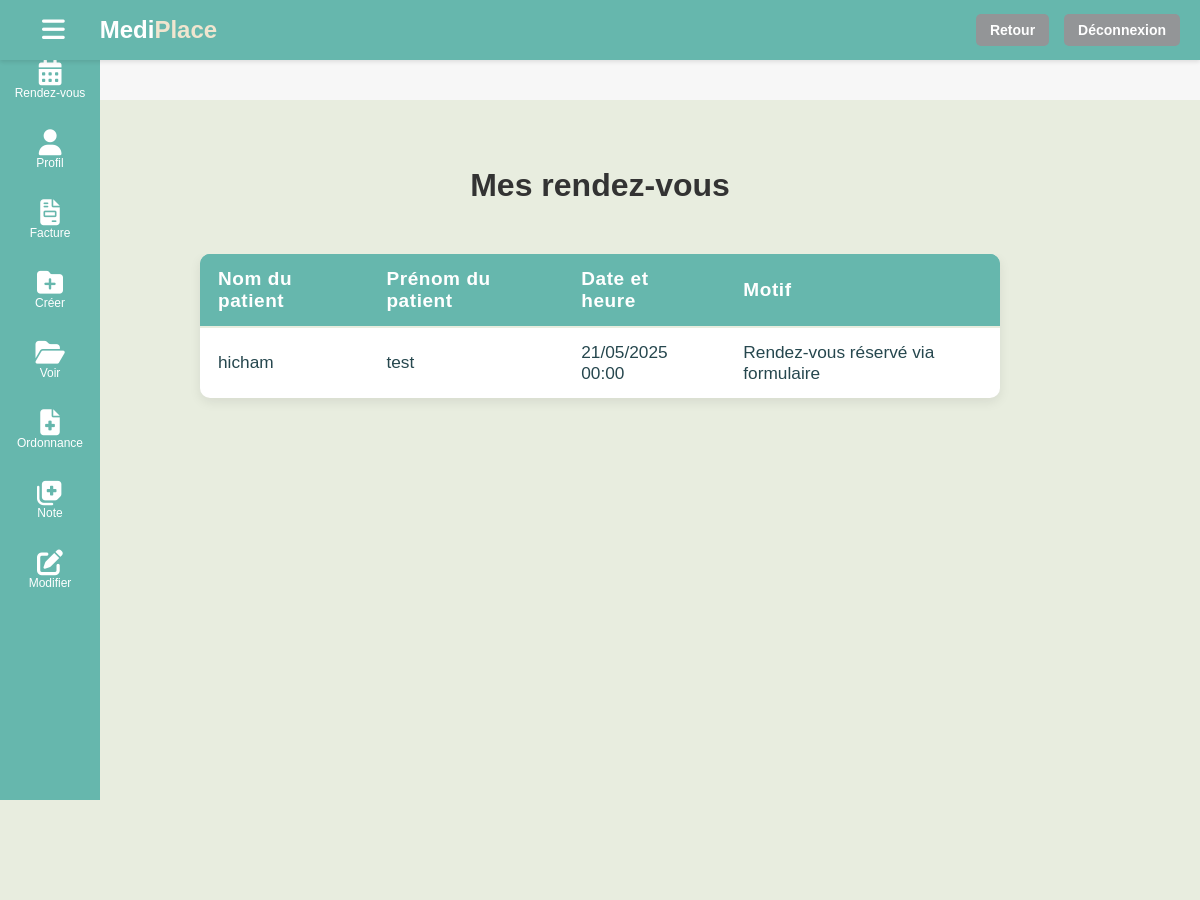
The page /mes-rdv-med/ (signed in) on the database its author committed.
### cabinet/models.py (models this page shows, shortened)
class RendezVous(models.Model):
    patient = models.ForeignKey(Patient, on_delete=models.CASCADE)
    medecin = models.ForeignKey(Medecin, on_delete=models.CASCADE)
    date = models.DateTimeField()
    motif = models.TextField()

class Patient(models.Model):
    nom = models.CharField(max_length=50)
    prenom = models.CharField(max_length=50)
    email = models.EmailField(unique=True)
    numero_telephone = models.CharField(max_length=15)
    date_naissance = models.DateField()
    mot_de_passe = models.CharField(max_length=128)

### cabinet/views.py (the view)
# urls.py: path('mes-rdv-med/', views.mes_rdv_med, name='mes_rdv_med'),
def mes_rdv_med(request):
    email_med = request.session.get('user_email')
    if not email_med:
        return redirect('login')
    try:
        medecin = Medecin.objects.get(email=email_med)
        rdvs = RendezVous.objects.filter(medecin=medecin).order_by('-date')
        return render(request, 'cabinet/mes_rdv_med.html', {'rdvs': rdvs})
    except Medecin.DoesNotExist:
        messages.error(request, "Médecin non trouvé.")
        return redirect('login')

### cabinet/templates/cabinet/mes_rdv_med.html (shortened to what this page needs)
<!DOCTYPE html>
<html lang="fr">
  <head>
    {% load static %}
    <link rel="stylesheet" href="{% static 'cabinet/css/main_pat.css' %}" />
    <link
      rel="stylesheet"
      href="https://cdnjs.cloudflare.com/ajax/libs/font-awesome/6.5.0/css/all.min.css"
    />
  </head>
  <body>
    {% include 'cabinet/headerbasepagemed.html' %}
    <div class="content" style="padding: 40px 0 0 0">
      <section class="services-section">
        <h2 class="services-title">Mes rendez-vous</h2>
        {% if rdvs %}
        <div class="table-responsive">
          <table class="modern-table">
            <thead>
              <tr>
                <th>Nom du patient</th>
                <th>Prénom du patient</th>
                <th>Date et heure</th>
                <th>Motif</th>
              </tr>
            </thead>
            <tbody>
              {% for rdv in rdvs %}
              <tr>
                <td>{{ rdv.patient.nom }}</td>
                <td>{{ rdv.patient.prenom }}</td>
                <td>{{ rdv.date|date:"d/m/Y H:i" }}</td>
                <td>{{ rdv.motif|truncatechars:50 }}</td>
              </tr>
              {% endfor %}
            </tbody>
          </table>
        </div>
        {% else %}
        <div class="empty-history-msg">
          Aucun rendez-vous prévu pour le moment.
        </div>
        {% endif %}
      </section>
      <div style="height: 240px; background-color: #e8eddf"></div>
    </div>
  </body>
</html>

### cabinet/static/cabinet/css/main_pat.css (style rules this page uses)
body { font-family: 'Poppins', sans-serif; background-color: #f4f5f7; margin: 0; padding: 0; }
.services-section { background-color: #E8EDDF; padding: 60px 40px; min-height: 70vh; }
.services-title { text-align: center; font-size: 32px; font-weight: 600; margin-bottom: 50px; color: #333; }
.modern-table { width: 100%; border-collapse: separate; border-spacing: 0; background: #fff; border-radius: 16px; overflow: hidden; box-shadow: 0 4px 16px rgba(102,183,173,0.10), 0 1.5px 6px rgba(0,0,0,0.04); margin: 0 auto 40px auto; font-size: 1.08rem; min-width: 340px; max-width: 800px; }
.modern-table thead { background: #66B7AD; color: #fff; }
.modern-table th, .modern-table td { padding: 18px 20px; text-align: left; }
.modern-table th { font-weight: 600; letter-spacing: 0.03em; font-size: 1.1em; border-bottom: 2px solid #e8eddf; }
.modern-table tbody tr { transition: background 0.2s; }
.modern-table td { color: #26474E; border-bottom: 1px solid #e8eddf; }
.modern-table tr:last-child td { border-bottom: none; }

### cabinet/static/cabinet/css/headerbasepagemed.css (style rules this page uses)
* { box-sizing: border-box; }
body { margin: 0; font-family: Arial, sans-serif; overflow-y: auto; background: #f7f8fa; }
.content { flex: 1; background-color: #f7f7f7; }

### cabinet/templates/cabinet/mes_rdv_med.html (style rules this page uses)
.content { flex: 1; background-color: #f7f7f7; }
.services-section { min-height: 70vh; padding: 40px 30px 0 30px; }
.modern-table { width: 100%; border-collapse: collapse; background: #fff; border-radius: 10px; overflow: hidden; box-shadow: 0 4px 12px rgba(0, 0, 0, 0.08); }
.modern-table th, .modern-table td { padding: 14px 18px; text-align: left; }
.modern-table th { background: #66b7ad; color: #fff; font-weight: 600; }
.table-responsive { overflow-x: auto; margin-top: 30px; }

### rows shown on the page
RendezVous: patient.nom "hicham", patient.prenom "test", date "21/05/2025 00:00", motif "Rendez-vous réservé via formulaire"
